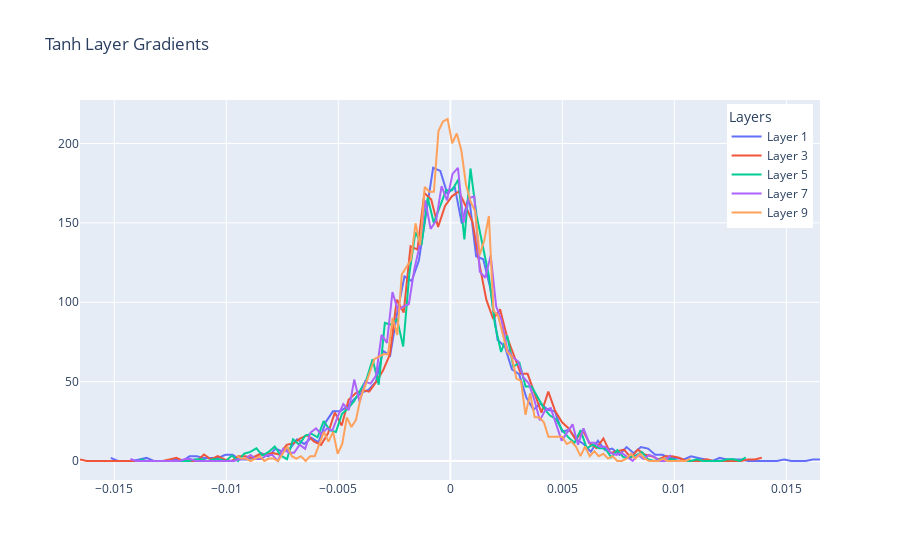

The code cell stored with this chart in its notebook:
### Markdown cell above
We would need to see a similar graph of the gradients also around the tanh layer.

### Code cell
fig = go.Figure()
for i,layer in enumerate(layers[:-1]):
    if isinstance(layer, Tanh):
        l = f"Layer {i}"
        d = layer.out.grad.detach()
        print(f"{l} | mean = {d.mean()} | std = {d.std()}")
        hy,hx = torch.histogram(d, density=True)
        fig.add_trace(go.Scatter(x = hx[:-1], y=hy, name = l))

fig.update_layout(legend=dict(
    yanchor="top",
    y=0.99,
    xanchor="right",
    x=0.99,
    title = 'Layers'
), title = "Tanh Layer Gradients")

fig.show()
